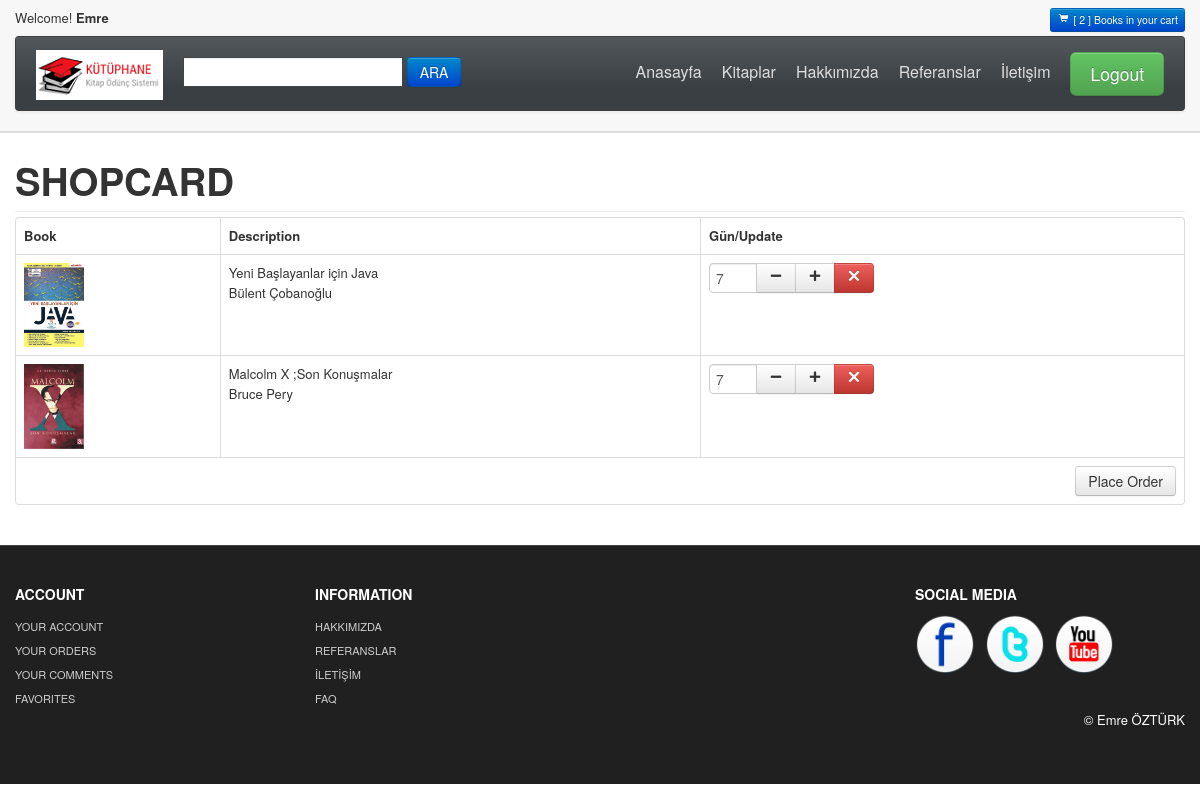
Before: /shopcard/ (signed in) with the older database file.
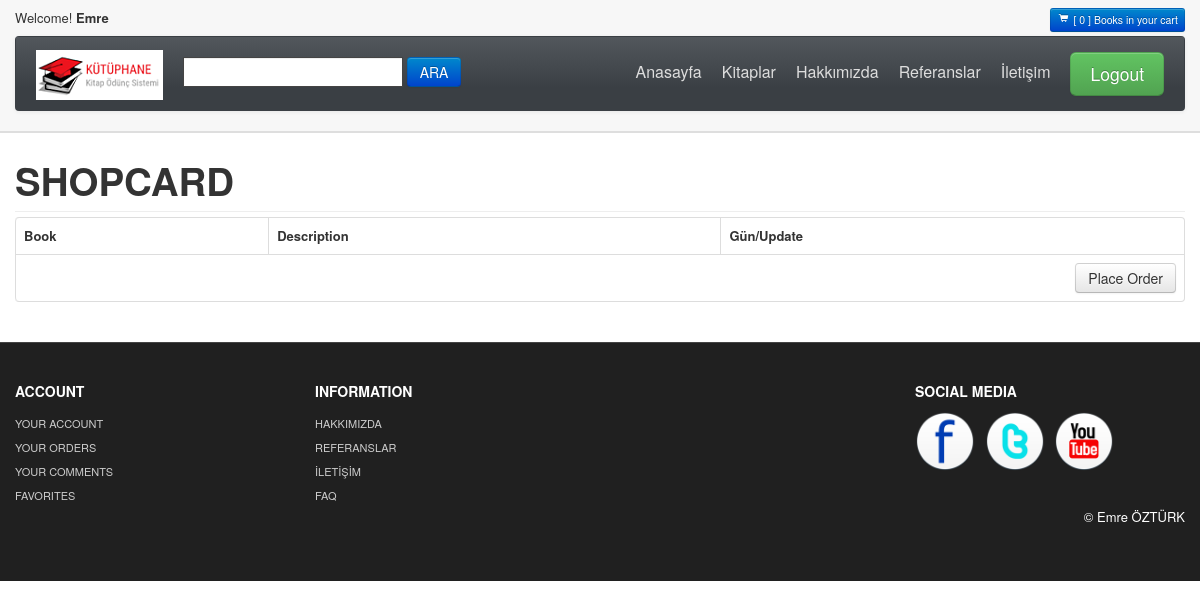
After: the same page with the newer database file.
### order/models.py (models this page shows, shortened)
class ShopCard(models.Model):
    user = models.ForeignKey(User, on_delete=models.SET_NULL, null=True)
    book = models.ForeignKey(Book, on_delete=models.SET_NULL, null=True)
    day = models.IntegerField()

### book/models.py (models this page shows, shortened)
class Book(models.Model):
    STATUS = (
        ('True', 'Evet'),
        ('False', 'Hayır'),
    )
    category = models.ForeignKey(Category, on_delete=models.CASCADE)
    title = models.CharField(max_length=150)
    keywords = models.CharField(blank=True, max_length=255)
    author = models.CharField(max_length=150)
    publisher = models.CharField(max_length=150)
    publishDate = models.IntegerField(blank=True)
    totalPage = models.IntegerField(blank=True)
    language = models.CharField(blank=True, max_length=50)
    image = models.ImageField(blank=True, upload_to='images/')
    amount = models.IntegerField(blank=True)
    detail = RichTextUploadingField(blank=True)
    status = models.CharField(max_length=10, choices=STATUS)
    slug = models.SlugField(null=False, unique=True)
    create_at = models.DateTimeField(auto_now_add=True)
    update_at = models.DateTimeField(auto_now=True)
    def image_tag(self):
        return mark_safe('<img src="{}" height="50"/>'.format(self.image.url))
    image_tag.short_description = 'Image'

### order/views.py (the view)
# urls.py: path('shopcard/', orderviews.shopcard, name='shopcard'),
@login_required(login_url='/login')
def shopcard(request):
    current_user = request.user
    settings = Setting.objects.get(pk=1)
    shopcardd = ShopCard.objects.filter(user_id=current_user.id)
    request.session['card_items'] = ShopCard.objects.filter(user_id=current_user.id).count()
    context = {'shopcardd': shopcardd, 'settings': settings}
    return render(request, 'shopcard.html', context)

### order/templates/shopcard.html (shortened to what this page needs)
{% extends "homebase.html" %}
{% block content %}
    <div id="mainBody">
        <div class="container">
            <h1>SHOPCARD</h1>
            <hr class="soften"/>
            <div class="accordion" id="accordion2">
                <table class="table table-bordered">
                    <thead>
                    <tr>
                        <th>Book</th>
                        <th>Description</th>
                        <th>Gün/Update</th>
                    </tr>
                    </thead>
                    <tbody>
                    {% for rs in shopcardd %}
                        <tr>
                            <td><img width="60" src="{{ rs.book.image.url }}" alt=""/></td>
                            <td>{{ rs.book.title }}<br/>{{ rs.book.author }}</td>
                            <td>
                                <div class="input-append">
                                    <input class="span1" style="max-width:34px" value="{{ rs.day }}"
                                           id="appendedInputButtons" size="16" type="text">
                                    <button class="btn" type="button"><i class="icon-minus"></i></button>
                                    <button class="btn" type="button"><i class="icon-plus"></i></button>
                                    <a href="/order/deletefromcard/{{ rs.id }}" onclick="return confirm('Sepetten kaldırmak istediğinize emin misiniz ?')">
                                        <button class="btn btn-danger" type="button"><i
                                                class="icon-remove icon-white"></i></button>
                                    </a>
                                </div>
                            </td>
                        </tr>
                    {% endfor %}
                    <tr>
                        <td colspan="6" style="text-align:right"><a href="/order/orderbook" ><button class="btn" type="button">Place Order</button></a> </td>
                    </tr>
                    </tbody>
                </table>
            </div>
        </div>
    </div>
{% endblock %}

### home/templates/header.html (shortened to what this page needs)
{% load static %}
<div id="header">
    <div class="container">
        <div id="welcomeLine" class="row">
            <div class="span6">
                {% if user.id is not None %}
                    Welcome!<strong> {{ user.first_name }}</strong>
                {% endif %}
            </div>
            <div class="span6">
                <div class="pull-right">
                    <a href="/shopcard"><span class="btn btn-mini btn-primary"><i
                            class="icon-shopping-cart icon-white"></i> [ {{ request.session.card_items }} ] Books in your cart </span> </a>
                </div>
            </div>
        </div>
        <div id="logoArea" class="navbar">
            <div class="navbar-inner">
                <a class="brand" href="/"><img src="{% static 'themes/images/logo.png' %}" alt="Bootsshop"/></a>
                <form class="form-inline navbar-search" method="post" action="/search/">
                    <input class="srchTxt" id="query" name="query" type="text"/>
                    <button type="submit" id="submitButton" class="btn btn-primary">ARA</button>
                </form>
                <ul id="topMenu" class="nav pull-right">
                    <li class=""><a href="/">Anasayfa</a></li>
                    <li class=""><a href="#">Kitaplar</a></li>
                    <li class=""><a href="/hakkimizda">Hakkımızda</a></li>
                    <li class=""><a href="/referanslar">Referanslar</a></li>
                    <li class=""><a href="/iletisim">İletişim</a></li>
                    <li class="">
                        {% if user.id is not None %}
                            <a href="/logout" role="button" data-toggle="modal" style="padding-right:0"><span
                                    class="btn btn-large btn-success">Logout</span></a>
                        {% else %}
                            <a href="/login" role="button" data-toggle="modal" style="padding-right:0"><span
                                    class="btn btn-large btn-success">Login</span></a>
                        {% endif %}
                    </li>
                </ul>
            </div>
        </div>
    </div>
</div>

Changed rows visible on the page:
removed ShopCard: book.image (picture), book "Yeni Başlayanlar için Java", book.author "Bülent Çobanoğlu", day "7"
removed ShopCard: book.image (picture), book "Malcolm X ;Son Konuşmalar", book.author "Bruce Pery", day "7"
Other visible differences:
{{ request.session.card_items }}: "2" → "0"
